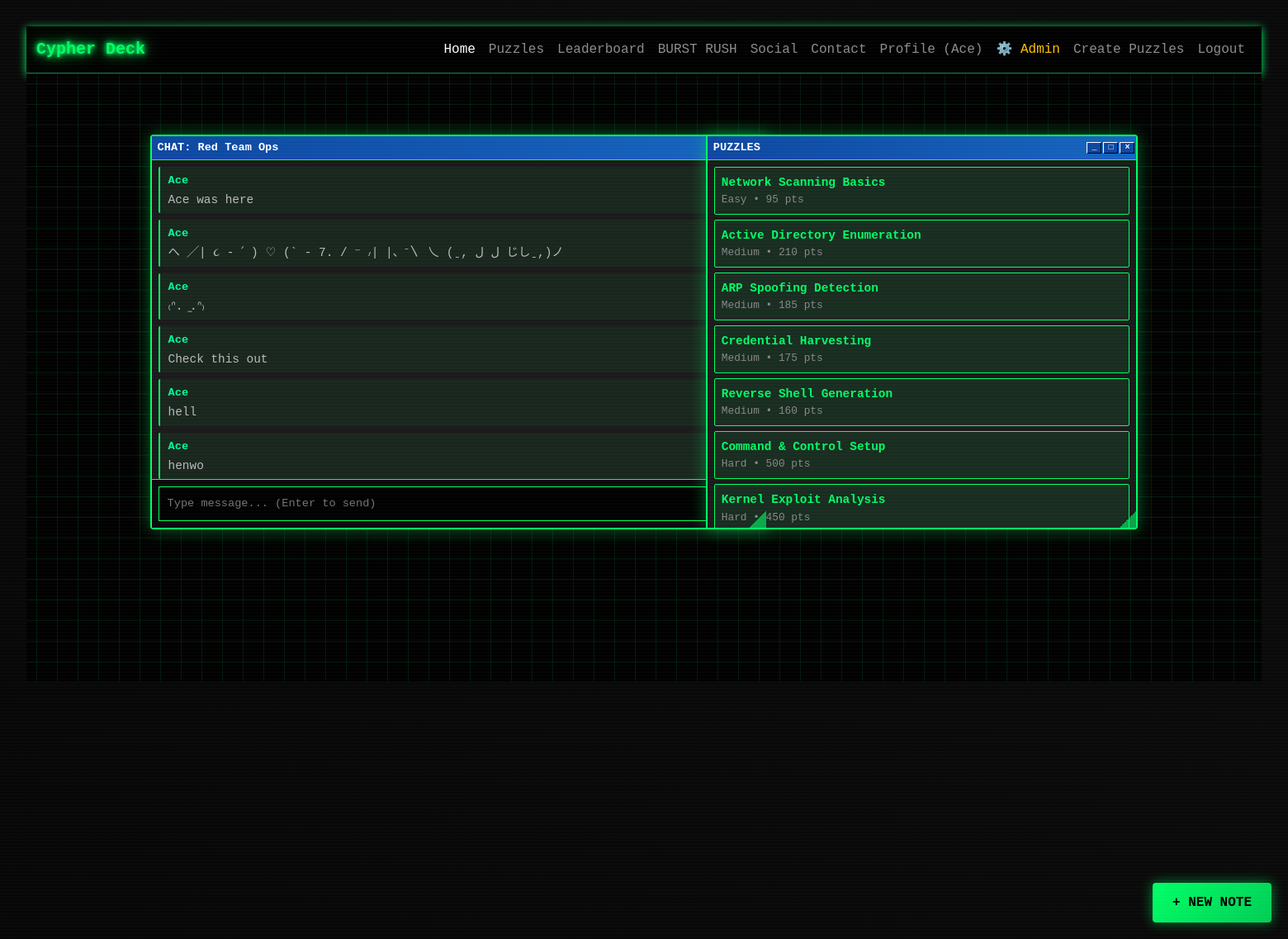
The app's page /cypherdeck-main1/pages/social/room.php (signed in) with its own data.
### tables this page shows
CREATE TABLE `Rooms` (
  `id` int NOT NULL,
  `name` varchar(100) NOT NULL,
  `description` text,
  `category` varchar(50) NOT NULL,
  `icon_emoji` varchar(10) DEFAULT 0xF09F9492,
  `icon_color` varchar(7) DEFAULT '#00ff66',
  `member_count` int DEFAULT '0',
  `created_at` timestamp NULL DEFAULT CURRENT_TIMESTAMP
);

CREATE TABLE `ChatMessages` (
  `id` int NOT NULL,
  `room_id` int NOT NULL,
  `user_id` int UNSIGNED NOT NULL,
  `message` text NOT NULL,
  `created_at` timestamp NULL DEFAULT CURRENT_TIMESTAMP
);

CREATE TABLE `Users` (
  `id` int UNSIGNED NOT NULL,
  `username` varchar(50) NOT NULL,
  `email` varchar(100) NOT NULL,
  `password` varchar(255) NOT NULL,
  `role` varchar(5) NOT NULL
);

CREATE TABLE `PuzzleStore` (
  `id` int NOT NULL,
  `title` varchar(255) NOT NULL,
  `description` text,
  `category` varchar(100) NOT NULL,
  `difficulty` enum('Easy','Medium','Hard') NOT NULL,
  `created_by` int UNSIGNED NOT NULL,
  `created_at` timestamp NULL DEFAULT CURRENT_TIMESTAMP,
  `puzzle_type` enum('mini','full') DEFAULT 'full',
  `is_burstrush` tinyint(1) DEFAULT '0',
  `points_per_question` int DEFAULT NULL,
  `max_questions_per_session` int DEFAULT NULL,
  `time_limit_per_question` int DEFAULT NULL,
  `base_points` int DEFAULT '100',
  `rating` decimal(2,1) DEFAULT '0.0',
  `rating_count` int DEFAULT '0',
  `tags` varchar(255) DEFAULT '',
  `time_limit_base` int DEFAULT '300',
  `time_limit_turbo` int DEFAULT '240',
  `time_limit_hyper` int DEFAULT '180',
  `time_limit_thermal` int DEFAULT '120'
);

### cypherdeck-main1/pages/social/room.php (the view, shortened to what this page needs)
<?php
require_once("../../pages/php/process_db.php");
$room_id = isset($_GET['id']) ? (int)$_GET['id'] : 1;
$room_sql = "SELECT * FROM Rooms WHERE id = ?";
$room_stmt = $conn->prepare($room_sql);
$room_stmt->bind_param("i", $room_id);
$room_stmt->execute();
$room = $room_stmt->get_result()->fetch_assoc();
$chat_sql = "SELECT cm.id, cm.user_id, cm.message, cm.created_at, u.username
             FROM ChatMessages cm
             JOIN Users u ON cm.user_id = u.id
             WHERE cm.room_id = ?
             ORDER BY cm.created_at DESC
             LIMIT 50";
$chat_stmt = $conn->prepare($chat_sql);
$chat_stmt->bind_param("i", $room_id);
$chat_stmt->execute();
$messages = array_reverse($chat_stmt->get_result()->fetch_all(MYSQLI_ASSOC));
$puzzle_sql = "SELECT id, title, base_points, difficulty
               FROM PuzzleStore
               WHERE category LIKE ? OR tags LIKE ?
               ORDER BY difficulty ASC, base_points DESC
               LIMIT 20";
$puzzle_stmt = $conn->prepare($puzzle_sql);
$category_pattern = '%' . $room['category'] . '%';
$puzzle_stmt->bind_param("ss", $category_pattern, $category_pattern);
$puzzle_stmt->execute();
$puzzles = $puzzle_stmt->get_result()->fetch_all(MYSQLI_ASSOC);
?>
<!DOCTYPE html>
<html lang="en">
<head>
  <link href="https://cdn.jsdelivr.net/npm/bootstrap@5.3.0/dist/css/bootstrap.min.css" rel="stylesheet">
  <link href="../../css/style.php" rel="stylesheet" type="text/css">
  <link href="../../css/room_style.css" rel="stylesheet" type="text/css">
</head>
<body>
  <?php require_once("../templates/navbar.php"); ?>
  <div class="desktop" id="desktop" data-room-id="<?php echo $room_id; ?>">
    <div class="window" id="chat-window">
      <div class="window-titlebar" id="chat-titlebar">
        <div class="window-title">CHAT: <?php echo htmlspecialchars($room['name']); ?></div>
        <div class="window-controls">
          <div class="window-btn" onclick="minimizeWindow('chat-window')">_</div>
          <div class="window-btn" onclick="maximizeWindow('chat-window')">□</div>
          <div class="window-btn" onclick="closeWindow('chat-window')">×</div>
        </div>
      </div>
      <div class="window-content" id="chat-content">
        <div class="chat-messages" id="messages">
          <?php foreach ($messages as $msg): ?>
            <div class="chat-message">
              <div>
                <span class="chat-user"><?php echo htmlspecialchars($msg['username']); ?></span>
                <span class="chat-time"><?php echo date('H:i', strtotime($msg['created_at'])); ?></span>
              </div>
              <div class="chat-text"><?php echo htmlspecialchars($msg['message']); ?></div>
            </div>
          <?php endforeach; ?>
        </div>
      </div>
      <div class="chat-input-area">
        <input type="text" id="chat-input" placeholder="Type message... (Enter to send)" onkeypress="handleChatInput(event, <?php echo $room_id; ?>)" style="flex: 1; width: 100%; padding: 10px; border: 1px solid #00ff66; background: #000; color: #00ff66;">
      </div>
      <div class="window-resize-handle" onmousedown="startResize(event, 'chat-window')"></div>
    </div>
    <div class="window" id="puzzles-window">
      <div class="window-titlebar" id="puzzles-titlebar">
        <div class="window-title">PUZZLES</div>
        <div class="window-controls">
          <div class="window-btn" onclick="minimizeWindow('puzzles-window')">_</div>
          <div class="window-btn" onclick="maximizeWindow('puzzles-window')">□</div>
          <div class="window-btn" onclick="closeWindow('puzzles-window')">×</div>
        </div>
      </div>
      <div class="window-content" id="puzzles-content">
        <div class="puzzle-list">
          <?php foreach ($puzzles as $puzzle): ?>
            <div class="puzzle-item" onclick="solvePuzzle(<?php echo $puzzle['id']; ?>)">
              <div class="puzzle-title"><?php echo htmlspecialchars($puzzle['title']); ?></div>
              <div class="puzzle-meta">
                <span><?php echo htmlspecialchars($puzzle['difficulty']); ?></span> •
                <span><?php echo $puzzle['base_points']; ?> pts</span>
              </div>
            </div>
          <?php endforeach; ?>
        </div>
      </div>
      <div class="window-resize-handle" onmousedown="startResize(event, 'puzzles-window')"></div>
    </div>
  </div>
  <button class="create-note-btn" onclick="createNewSticky()">+ NEW NOTE</button>
</body>
</html>

### cypherdeck-main1/css/room_style.css (style rules this page uses)
body { background: linear-gradient(45deg, #000000 0%, #0a0a0a 50%, #000000 100%); background-size: 400% 400%; background-attachment: fixed; font-family: 'Courier New', monospace; cursor: default; padding: 2rem; min-height: 100vh; overflow: hidden; }
.desktop { position: relative; width: 100%; height: calc(100vh - 4rem); background-image: linear-gradient(90deg, transparent 24%, rgba(0,255,102,0.1) 25%, rgba(0,255,102,0.1) 26%, transparent 27%, transparent 74%, rgba(0,255,102,0.1) 75%, rgba(0,255,102,0.1) 76%, transparent 77%, transparent), linear-gradient(0deg, transparent 24%, rgba(0,255,102,0.1) 25%, rgba(0,255,102,0.1) 26%, transparent 27%, transparent 74%, rgba(0,255,102,0.1) 75%, rgba(0,255,102,0.1) 76%, transparent 77%, transparent); background-size: 50px 50px; background-color: #000; }
.window { position: absolute; background: #111; border: 2px solid #00ff66; border-radius: 4px; box-shadow: 0 0 20px rgba(0,255,102,0.4), inset 0 0 20px rgba(0,255,102,0.05); display: flex; flex-direction: column; user-select: none; touch-action: none; min-width: 300px; }
.window-titlebar { background: linear-gradient(90deg, #0d47a1 0%, #1565c0 100%); color: white; padding: 2px 2px; display: flex; justify-content: space-between; align-items: center; cursor: move; user-select: none; font-weight: bold; font-size: 0.85rem; border-bottom: 1px solid #00ff66; }
.window-title { flex: 1; padding: 2px 5px; font-size: 0.85rem; }
.window-controls { display: flex; gap: 2px; }
.window-btn { width: 18px; height: 14px; background: #0d47a1; border: 1px solid; border-color: #fff #000 #000 #fff; display: flex; align-items: center; justify-content: center; cursor: pointer; font-size: 10px; color: white; font-weight: bold; }
.window-content { flex: 1; overflow-y: auto; padding: 8px; background: #1a1a1a; color: #00ff66; font-size: 0.9rem; line-height: 1.4; }
#chat-window { left: 10%; top: 10%; width: 50%; height: 65%; }
.chat-messages { display: flex; flex-direction: column; gap: 8px; }
.chat-message { background: rgba(0,255,102,0.05); border-left: 2px solid #00ff66; padding: 6px 10px; border-radius: 2px; }
.chat-user { color: #00ff99; font-weight: bold; font-size: 0.85rem; }
.chat-time { color: #666; font-size: 0.75rem; float: right; }
.chat-text { color: #bbb; word-wrap: break-word; margin-top: 4px; }
.chat-input-area { padding: 8px; border-top: 1px solid #00ff66; background: #0a0a0a; }
.chat-input-area input { width: 100%; background: #000; border: 1px solid #00ff66; color: #00ff66; padding: 4px; font-family: 'Courier New', monospace; font-size: 0.85rem; }
#puzzles-window { right: 10%; top: 10%; width: 35%; height: 65%; }
.puzzle-list { display: flex; flex-direction: column; gap: 6px; }
.puzzle-item { background: rgba(0,255,102,0.08); border: 1px solid #00ff66; padding: 8px; border-radius: 2px; cursor: pointer; transition: all 0.2s; }
.puzzle-title { color: #00ff66; font-weight: bold; font-size: 0.9rem; }
.puzzle-meta { color: #888; font-size: 0.8rem; margin-top: 2px; }
.create-note-btn { position: fixed; bottom: 20px; right: 20px; background: linear-gradient(135deg, #00ff66 0%, #00cc55 100%); color: #000; border: none; padding: 0.75rem 1.5rem; border-radius: 4px; font-weight: bold; text-transform: uppercase; cursor: pointer; z-index: 200; box-shadow: 0 0 15px rgba(0,255,102,0.5); }
body::before { content: ''; position: fixed; top: 0; left: 0; width: 100%; height: 100%; background: repeating-linear-gradient( 0deg, transparent, transparent 2px, rgba(255,255,255,0.02) 2px, rgba(255,255,255,0.02) 4px ); pointer-events: none; z-index: 999; }
.window-resize-handle { position: absolute; width: 20px; height: 20px; right: 0; bottom: 0; cursor: nwse-resize; background: linear-gradient(135deg, transparent 0%, transparent 50%, #00ff66 50%, #00ff66 100%); opacity: 0.6; z-index: 10; }
:root { --theme-color: #00ff66; }

### records on screen
rooms: name "Red Team Ops"
chatmessages: user.username "Ace", message "Ace was here"
chatmessages: user.username "Ace", message "へ ╱| ૮ - ՛ ) ♡ (` - 7. / ⁻ ៸| |、⁻〵 乀 (ˍ, ل ل じしˍ,)ノ"
chatmessages: user.username "Ace", message "₍ᐢ. ̫.ᐢ₎"
chatmessages: user.username "Ace", message "Check this out"
chatmessages: user.username "Ace", message "hell"
chatmessages: user.username "Ace", message "henwo"
puzzlestore: title "Network Scanning Basics", difficulty "Easy", base_points "95"
puzzlestore: title "Active Directory Enumeration", difficulty "Medium", base_points "210"
puzzlestore: title "ARP Spoofing Detection", difficulty "Medium", base_points "185"
puzzlestore: title "Credential Harvesting", difficulty "Medium", base_points "175"
puzzlestore: title "Reverse Shell Generation", difficulty "Medium", base_points "160"
puzzlestore: title "Command & Control Setup", difficulty "Hard", base_points "500"
puzzlestore: title "Kernel Exploit Analysis", difficulty "Hard", base_points "450"

### other values on screen
$_SESSION['username'] "Ace"
